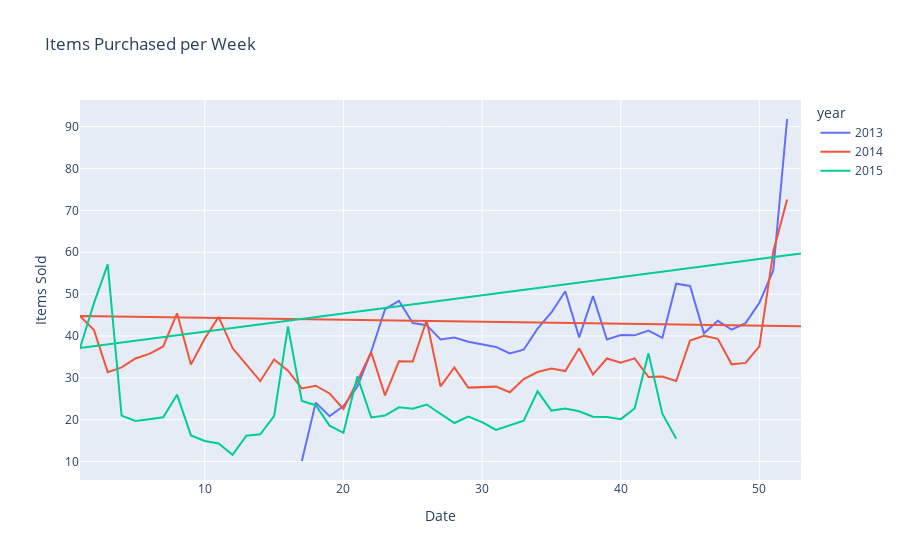

Notebook code for this chart:
### Markdown cell above
## Will focus on item 20949 - most sales/data to test on

### Code cell
fig = px.line(all_sales[all_sales['item_id'] == 20949], x='week', y='average_weekly_sales', color='year',title='Items Purchased per Week')
fig.update_layout(xaxis_title='Date', yaxis_title='Items Sold')
fig.show()

### Figure 1 — Plotly figure (JSON) as saved in the notebook; plotly's stock layout.template omitted (floating-point values rounded to 4 significant figures)
{"data": [{"hovertemplate": "year=2013<br>week=%{x}<br>average_weekly_sales=%{y}<extra></extra>", "legendgroup": "2013", "line": {"color": "#636efa", "dash": "solid"}, "marker": {"symbol": "circle"}, "mode": "lines", "name": "2013", "orientation": "v", "showlegend": true, "type": "scatter", "x": [17, 18, 19, 20, 21, 22, 23, 24, 25, 26, 27, 28, 29, 30, 31, 32, 33, 34, 35, 36, 37, 38, 39, 40, 41, 42, 43, 44, 45, 46, 47, 48, 49, 50, 51, 52], "xaxis": "x", "y": [10.13, 24.08, 20.83, 23.24, 27.86, 36.24, 46.38, 48.4, 43.07, 42.58, 39.18, 39.64, 38.6, 38.05, 37.37, 35.83, 36.71, 41.74, 45.61, 50.67, 39.66, 49.55, 39.16, 40.23, 40.14, 41.28, 39.53, 52.49, 51.93, 40.63, 43.6, 41.49, 43.07, 47.93, 55.63, 91.82], "yaxis": "y"}, {"hovertemplate": "year=2014<br>week=%{x}<br>average_weekly_sales=%{y}<extra></extra>", "legendgroup": "2014", "line": {"color": "#EF553B", "dash": "solid"}, "marker": {"symbol": "circle"}, "mode": "lines", "name": "2014", "orientation": "v", "showlegend": true, "type": "scatter", "x": [53, 1, 2, 3, 4, 5, 6, 7, 8, 9, 10, 11, 12, 13, 14, 15, 16, 17, 18, 19, 20, 21, 22, 23, 24, 25, 26, 27, 28, 29, 30, 31, 32, 33, 34, 35, 36, 37, 38, 39, 40, 41, 42, 43, 44, 45, 46, 47, 48, 49, 50, 51, 52], "xaxis": "x", "y": [42.3, 44.74, 41.48, 31.35, 32.49, 34.63, 35.72, 37.5, 45.42, 33.16, 39.38, 44.56, 37.11, 33.22, 29.2, 34.38, 31.69, 27.48, 28.11, 26.26, 22.54, 29.22, 36.11, 25.8, 33.93, 33.87, 43.74, 27.96, 32.49, 27.66, 27.7, 27.9, 26.56, 29.7, 31.38, 32.23, 31.62, 37.07, 30.78, 34.62, 33.6, 34.64, 30.19, 30.33, 29.23, 38.91, 40.04, 39.32, 33.22, 33.56, 37.5, 60.13, 72.57], "yaxis": "y"}, {"hovertemplate": "year=2015<br>week=%{x}<br>average_weekly_sales=%{y}<extra></extra>", "legendgroup": "2015", "line": {"color": "#00cc96", "dash": "solid"}, "marker": {"symbol": "circle"}, "mode": "lines", "name": "2015", "orientation": "v", "showlegend": true, "type": "scatter", "x": [53, 1, 2, 3, 4, 5, 6, 7, 8, 9, 10, 11, 12, 13, 14, 15, 16, 17, 18, 19, 20, 21, 22, 23, 24, 25, 26, 27, 28, 29, 30, 31, 32, 33, 34, 35, 36, 37, 38, 39, 40, 41, 42, 43, 44], "xaxis": "x", "y": [59.67, 37.11, 47.77, 57.09, 20.98, 19.7, 20.11, 20.58, 25.97, 16.25, 14.9, 14.33, 11.61, 16.18, 16.5, 20.86, 42.27, 24.45, 23.46, 18.58, 16.88, 30.34, 20.54, 21, 22.94, 22.6, 23.63, 21.38, 19.21, 20.74, 19.44, 17.58, 18.65, 19.76, 26.78, 22.18, 22.68, 22, 20.7, 20.64, 20.13, 22.68, 35.84, 21.43, 15.44], "yaxis": "y"}], "layout": {"legend": {"title": {"text": "year"}, "tracegroupgap": 0}, "title": {"text": "Items Purchased per Week"}, "xaxis": {"anchor": "y", "domain": [0, 1], "title": {"text": "Date"}}, "yaxis": {"anchor": "x", "domain": [0, 1], "title": {"text": "Items Sold"}}}}
